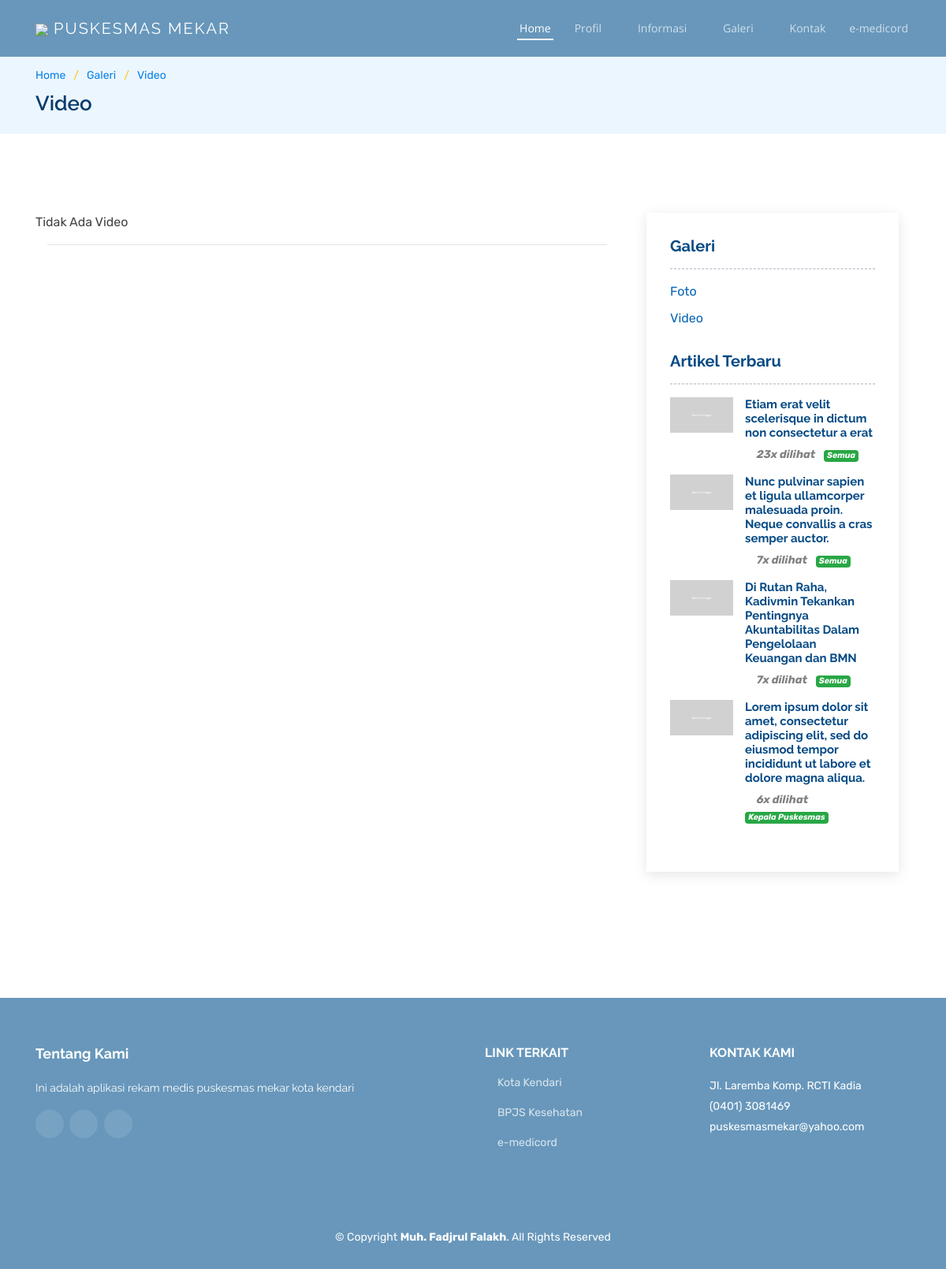
The app's page /index.php/page/gallery, older data.
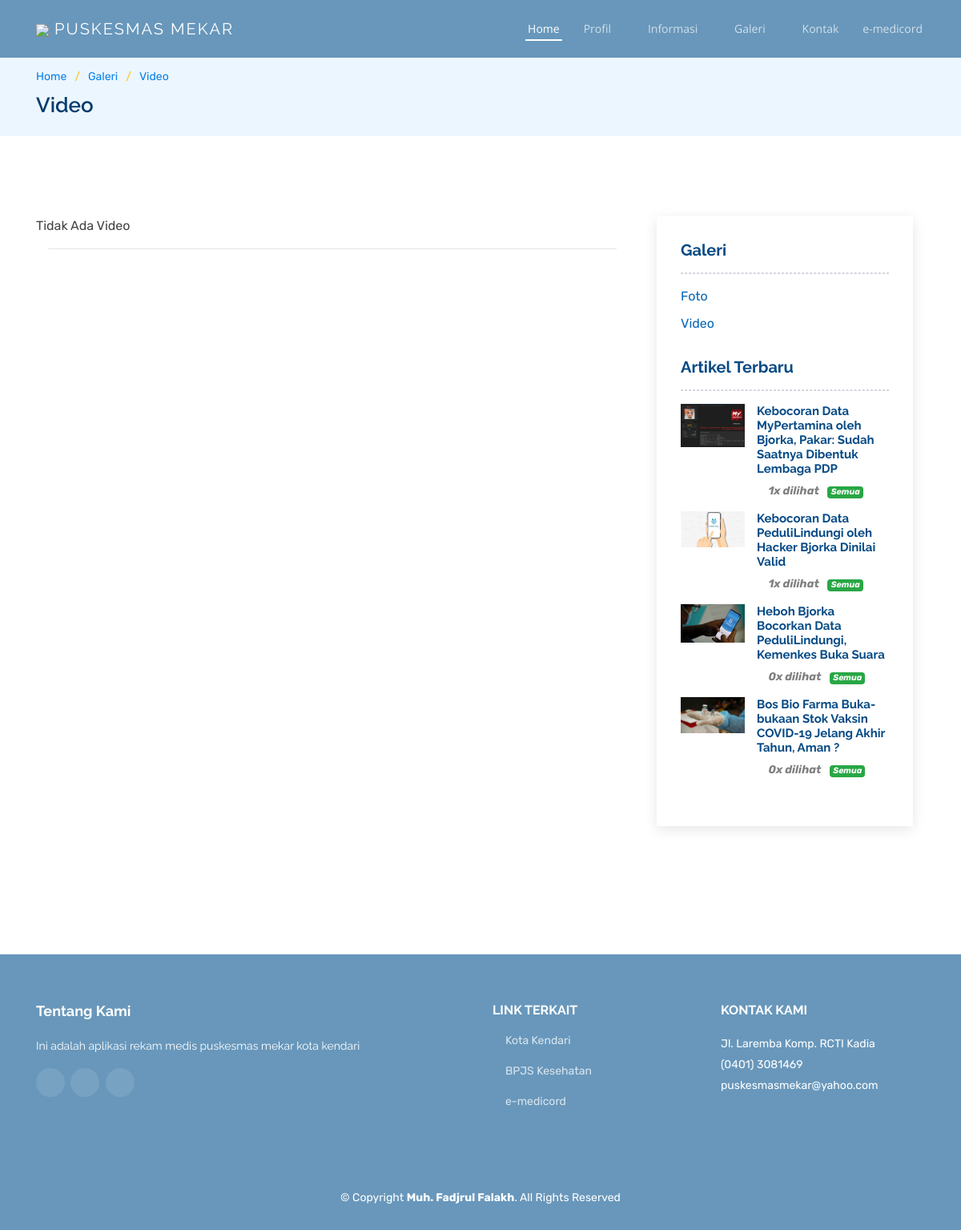
The same page, newer data.
### tables this page shows
CREATE TABLE `tbl_web_news` (
  `news_id` int(11) NOT NULL,
  `news_title` varchar(200) NOT NULL,
  `news_cover` varchar(50) NOT NULL,
  `news_text` text NOT NULL,
  `news_date` date NOT NULL,
  `news_count_view` int(11) NOT NULL,
  `news_slug` text NOT NULL,
  `news_category_id` int(11) NOT NULL,
  `field_id` int(11) NOT NULL,
  `user_id` int(11) NOT NULL,
  `createtime` datetime NOT NULL
);

CREATE TABLE `tbl_web_field` (
  `field_id` int(11) NOT NULL,
  `field_name` varchar(100) NOT NULL,
  `createtime` datetime NOT NULL
);

CREATE TABLE `tbl_setting` (
  `setting_id` int(11) NOT NULL,
  `setting_appname` varchar(100) NOT NULL,
  `setting_short_appname` varchar(10) NOT NULL,
  `setting_owner_name` varchar(100) NOT NULL,
  `setting_phone` varchar(30) NOT NULL,
  `setting_email` varchar(100) NOT NULL,
  `setting_address` text NOT NULL,
  `setting_logo` varchar(100) NOT NULL,
  `setting_background` varchar(150) NOT NULL,
  `setting_instagram` varchar(150) NOT NULL,
  `setting_facebook` varchar(150) NOT NULL,
  `setting_youtube` varchar(150) NOT NULL,
  `setting_about` text DEFAULT NULL,
  `setting_key_aes` varchar(300) NOT NULL,
  `setting_key_camellia` varchar(300) NOT NULL,
  `createtime` datetime NOT NULL
);

CREATE TABLE `tbl_web_link` (
  `link_id` int(11) NOT NULL,
  `link_name` varchar(50) NOT NULL,
  `link_url` text NOT NULL,
  `link_image` text NOT NULL,
  `createtime` datetime NOT NULL
);

### application/helpers/site_helper.php (called while the page is built, shortened)
<?php
    if(!function_exists('TemplateLandingPage')){
        function TemplateLandingPage($data, $view, $viewCategory){
            switch($viewCategory){
                default:
                    get_instance()->load->view($view);
                    get_instance()->load->view("landing_page/template/footer");
            }
        }
    }
    if(!function_exists('getSetting')){
        function getSetting(){
            $setting = get_instance()->m_setting->fetch_setting();
            return $setting;
        }
    }
    if (!function_exists('generatePaginationBlog')) {
        function generatePaginationBlog($baseUrl, $totalRows, $perPage, $uriSegment){
            $config                    = array();
            $config["base_url"]        = $baseUrl;
            $config["total_rows"]      = $totalRows;
            $config["per_page"]        = $perPage;
            $config["uri_segment"]     = $uriSegment;
            $config['full_tag_open']   = '<ul class="justify-content-center">';
            $config['full_tag_close']  = '</ul>';
            $config['first_link']      = 'First';
            $config['last_link']       = 'Last';
            $config['prev_link']       = '&laquo';
            $config['next_link']       = '&raquo';
            $config['first_tag_open']  = '<li>';
            $config['first_tag_close'] = '</li>';
            $config['prev_tag_open']   = '<li class="prev">';
            $config['prev_tag_close']  = '</li>';
            $config['next_tag_open']   = '<li>';
            $config['next_tag_close']  = '</li>';
            $config['last_tag_open']   = '<li>';
            $config['last_tag_close']  = '</li>';
            $config['cur_tag_open']    = '<li class="active"><a href="#">';
            $config['cur_tag_close']   = '</a></li>';
            $config['num_tag_open']    = '<li>';
            $config['num_tag_close']   = '</li>';
            if (get_instance()->uri->segment($uriSegment) == "") {
                $numbers = 0;
            } else {
                $numbers = get_instance()->uri->segment($uriSegment);
            }
            $links = get_instance()->pagination->create_links();
            return array('numbers' => $numbers, 'links' => $links);
        }
    }
?>

### application/controllers/Page.php (called while the page is built, shortened)
<?php
class Page extends CI_Controller {
    public function gallery(){
        $baseUrl    = base_url() . "page/gallery/".$this->uri->segment(3)."/";
        $totalRows  = count((array) $this->m_gallery->read('','','',$this->uri->segment(3)));
        $perPage    = 10;
        $uriSegment = 4;
        $paging     = generatePaginationBlog($baseUrl, $totalRows, $perPage, $uriSegment);
        $page       = ($this->uri->segment($uriSegment)) ? $this->uri->segment($uriSegment) : 0;
        $data['numbers']    = $paging['numbers'];
        $data['links']      = $paging['links'];
        $data['total_data'] = $totalRows ;
		$data['setting']             = getSetting();
		$data['gallery']             = $this->m_gallery->read($perPage, $page,'', $this->uri->segment(3));
		$data['field']               = $this->m_field->read('','','');
		$data['recent']              = $this->m_news->read(4,0,'',1,'');
		$data['link']                = $this->m_link->read('','','');
		$data['news_category']       = $this->m_news_category->read('','','');
        if($this->uri->segment(3) == 'photo'){
            $view         = "landing_page/page/gallery_photo";
        }else{
            $view         = "landing_page/page/gallery_video";
        }
		$viewCategory = "all";
		TemplateLandingPage($data, $view, $viewCategory);
	}
}

### index.php (called while the page is built, shortened)
<?php
require_once BASEPATH.'core/CodeIgniter.php';

### application/models/M_news.php (called while the page is built, shortened)
<?php
class M_news extends CI_Model {
    public function read($limit, $start, $key, $category, $field) {
        $this->db->select('a.*, b.field_name, c.user_fullname, d.news_category_name');
        $this->db->from('tbl_web_news a');
        $this->db->join('tbl_web_field b','a.field_id=b.field_id','LEFT');
        $this->db->join('tbl_user c','a.user_id=c.user_id','LEFT');
        $this->db->join('tbl_web_news_category d','a.news_category_id=d.news_category_id','LEFT');
        if($category !=""){
            $this->db->where('a.news_category_id', $category);
        }
        if($limit !="" OR $start !=""){
            $this->db->limit($limit, $start);
        }
        $this->db->order_by('a.news_id', 'DESC');
        $query = $this->db->get();
        if ($query->num_rows() > 0) {
            foreach ($query->result() as $row) {
                $data[] = $row;
            }
            return $data;
        }
        return null;
    }
}
?>

### application/models/M_setting.php (called while the page is built, shortened)
<?php
class M_setting extends CI_Model {
    public function fetch_setting() {
        $this->db->select("*");
        $this->db->from('tbl_setting');
        $this->db->where('setting_id', 1);
        $query = $this->db->get();
        if ($query->num_rows() > 0) {
            foreach ($query->result() as $row) {
                $data[] = $row;
            }
            return $data;
        }
        return false;
    }
}
?>

### application/models/M_gallery.php (called while the page is built, shortened)
<?php
class M_gallery extends CI_Model {
    public function read($limit, $start, $key, $type) {
        $this->db->select('*');
        $this->db->from('tbl_web_gallery');
        $this->db->where('gallery_type', $type);
        if($limit !="" OR $start !=""){
            $this->db->limit($limit, $start);
        }
        $this->db->order_by("gallery_id", "DESC");
        $query = $this->db->get();
        return null;
    }
}
?>

### application/models/M_link.php (called while the page is built, shortened)
<?php
class M_link extends CI_Model {
    public function read($limit, $start, $key) {
        $this->db->select('*');
        $this->db->from('tbl_web_link');
        $query = $this->db->get();
        if ($query->num_rows() > 0) {
            foreach ($query->result() as $row) {
                $data[] = $row;
            }
            return $data;
        }
        return null;
    }
}
?>

### application/views/landing_page/page/gallery_video.php (the view, shortened to what the rows shown need)
<section id="breadcrumbs" class="breadcrumbs">
    <div class="container">
        <h2>Video</h2>
    </div>
</section>
<main id="main">
    <section id="services" class="services">
        <div class="container" data-aos="fade-up">
                <section id="blog" class="blog">
                    <div class="container" data-aos="fade-up">
                        <div class="row">
                            <div class="col-lg-4">
                                <div class="sidebar">
                                    <div class="sidebar-item recent-posts">
                                        <?php foreach($recent as $r){ ?>
                                        <div class="post-item clearfix">
                                            <img src="<?php echo base_url();?>upload/news/<?php echo $r->news_cover?>" alt="">
                                            <h4><a href="<?php echo site_url('page/information_detail/'.$r->news_category_id.'/'.$r->field_id.'/'.$r->news_slug);?>"><?php echo $r->news_title;?></a></h4>
                                            <time style="color:gray"><i class="icofont-eye-alt"></i> <b><?php echo $r->news_count_view;?>x dilihat</b> &nbsp;&nbsp;<b class="badge badge-success"><?php echo $r->field_name;?></b></time>
                                        </div>
                                        <?php } ?>
                                    </div>
                                </div>
                            </div>
                        </div>
                    </div>
                </section>
        </div>
    </section>
</main>

### application/views/landing_page/template/footer.php (shortened to what the rows shown need)
        <footer id="footer">
            <div class="footer-top">
                <div class="container">
                    <div class="row">
                        <div class="col-lg-6 col-md-6 footer-info">
                            <h3>Tentang Kami</h3>
                            <p><?php echo $setting[0]->setting_about;?></p>
                            <div class="social-links mt-3">
                                <a href="<?php echo $setting[0]->setting_facebook;?>" class="facebook"><i class="bx bxl-facebook"></i></a>
                                <a href="<?php echo $setting[0]->setting_instagram;?>" class="instagram"><i class="bx bxl-instagram"></i></a>
                                <a href="<?php echo $setting[0]->setting_youtube;?>" class="youtube"><i class="bx bxl-youtube"></i></a>
                            </div>
                        </div>
                        <div class="col-lg-3 col-md-6 footer-links">
                            <ul>
                                <?php foreach($link as $l){ ?>
                                <li><i class="bx bx-chevron-right"></i> <a target="_blank" href="<?php echo $l->link_url;?>"><?php echo $l->link_name;?></a></li>
                                <?php }?>
                            </ul>
                        </div>
                        <div class="col-lg-3 col-md-6 footer-contact">
                            <h4>Kontak Kami</h4>
                            <p>
                                <?php echo $setting[0]->setting_address;?> <br>
                                <?php echo $setting[0]->setting_phone;?><br>
                                <?php echo $setting[0]->setting_email;?><br>
                            </p>
                        </div>
                    </div>
                </div>
            </div>
            <div class="container">
                <div class="copyright">
                    &copy; Copyright <strong><span><?php echo $setting[0]->setting_owner_name;?></span></strong>. All Rights Reserved
                </div>
            </div>
        </footer>
	</body>
</html>

Row changes from the older to the newer data that the page shows:
removed tbl_web_news: news_cover (picture), news_title "Etiam erat velit scelerisque in dictum non consectetur a erat", news_count_view "23", field.field_name "Semua"
removed tbl_web_news: news_cover (picture), news_title "Nunc pulvinar sapien et ligula ullamcorper malesuada proin. Neque convallis a cras semper auctor.", news_count_view "7", field.field_name "Semua"
removed tbl_web_news: news_cover (picture), news_title "Di Rutan Raha, Kadivmin Tekankan Pentingnya Akuntabilitas Dalam Pengelolaan Keuangan dan BMN", news_count_view "7", field.field_name "Semua"
removed tbl_web_news: news_cover (picture), news_title "Lorem ipsum dolor sit amet, consectetur adipiscing elit, sed do eiusmod tempor incididunt ut labore et dolore magna aliqua.", news_count_view "6", field.field_name "Kepala Puskesmas"
added tbl_web_news: news_cover (picture), news_title "Kebocoran Data MyPertamina oleh Bjorka, Pakar: Sudah Saatnya Dibentuk Lembaga PDP", news_count_view "1", field.field_name "Semua"
added tbl_web_news: news_cover (picture), news_title "Kebocoran Data PeduliLindungi oleh Hacker Bjorka Dinilai Valid", news_count_view "1", field.field_name "Semua"
added tbl_web_news: news_cover (picture), news_title "Heboh Bjorka Bocorkan Data PeduliLindungi, Kemenkes Buka Suara", news_count_view "0", field.field_name "Semua"
added tbl_web_news: news_cover (picture), news_title "Bos Bio Farma Buka-bukaan Stok Vaksin COVID-19 Jelang Akhir Tahun, Aman ?", news_count_view "0", field.field_name "Semua"
